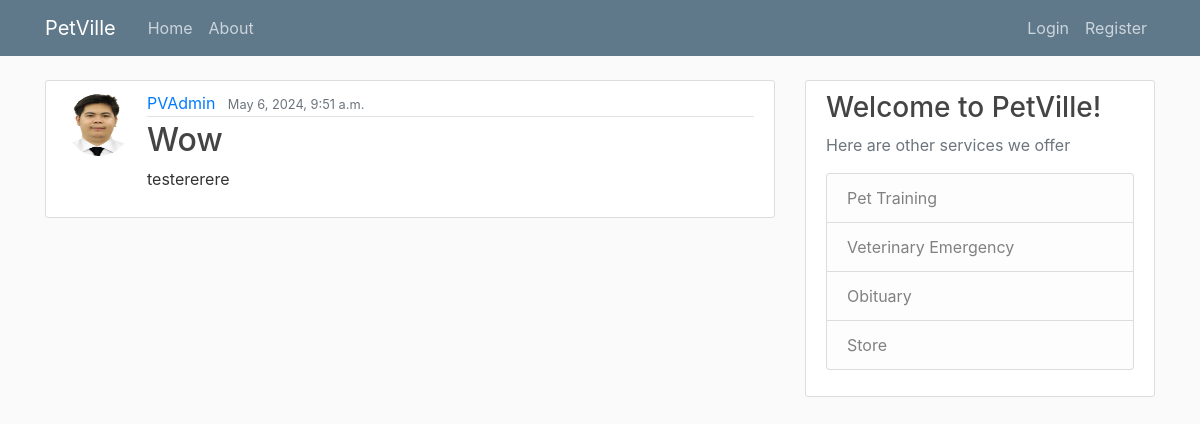
The app's page /post/2, older data.
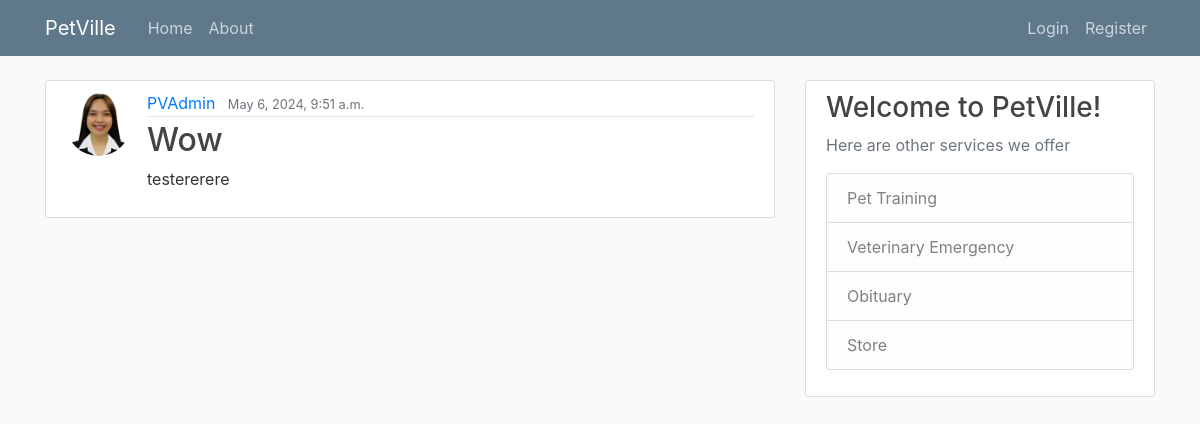
The same page, newer data.
### mainPage/models.py (models this page shows, shortened)
class Post(models.Model):
    title = models.CharField(max_length=100)
    content = models.TextField()
    date_posted = models.DateTimeField(default=timezone.now)
    author = models.ForeignKey(User, on_delete=models.CASCADE)

### users/models.py (models this page shows, shortened)
class Profile(models.Model):
    user = models.OneToOneField(User, on_delete=models.CASCADE)
    image = models.ImageField(default='default.jpg', upload_to='profile_pics')

### mainPage/views.py (the view)
# urls.py: path('post/<int:pk>', PostDetailView.as_view(), name='post-detail'),
class PostDetailView(DetailView):
    model = Post
    template_name = 'main/post_detail.html'

### mainPage/templates/main/post_detail.html (shortened to what this page needs)
{% extends "main/base.html" %}
{% block content %}
    <article class="media content-section">
        <img class="rounded-circle article-img" src="{{ object.author.profile.image.url}}">
        <div class="media-body">
        <div class="article-metadata">
            <a class="mr-2" href="{% url 'user-posts' object.author.username %}">{{ object.author }}</a>
            <small class="text-muted">{{ object.date_posted }}</small>
        </div>
        <h2 class="article-title">{{ object.title }}</h2>
        <p class="article-content">{{ object.content }}</p>
        </div>
    </article>
{% endblock content %}

Row changes from the older to the newer data that the page shows:
changed through a linked row, Post "Wow": author.profile.image: a different picture
